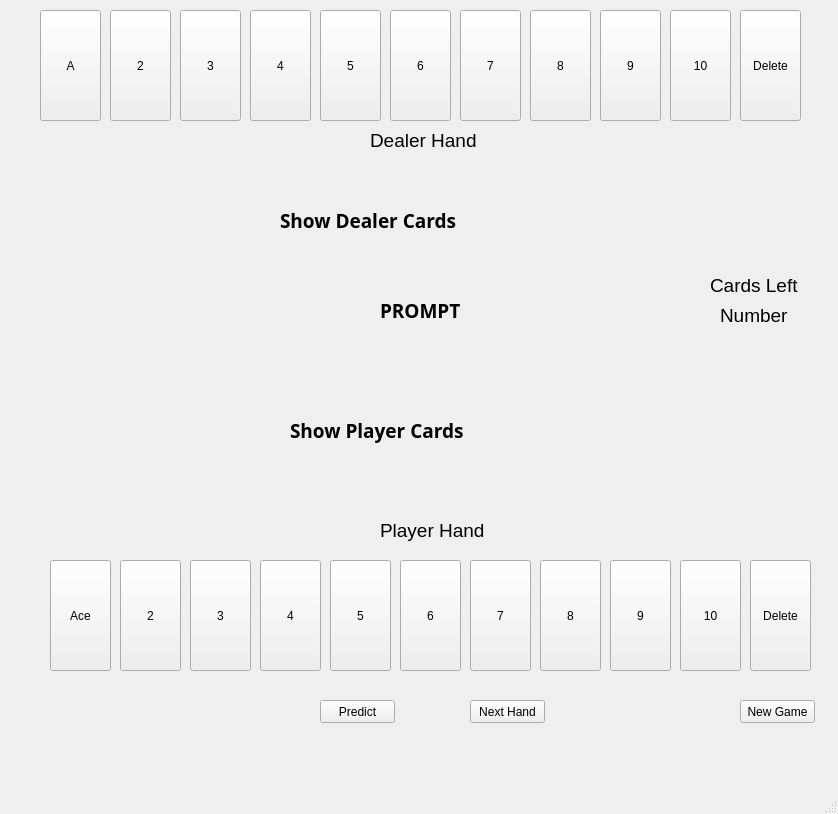
<?xml version="1.0" encoding="UTF-8"?>
<ui version="4.0">
 <class>MainWindow</class>
 <widget class="QMainWindow" name="MainWindow">
  <property name="geometry">
   <rect>
    <x>0</x>
    <y>0</y>
    <width>838</width>
    <height>814</height>
   </rect>
  </property>
  <property name="windowTitle">
   <string>MainWindow</string>
  </property>
  <widget class="QWidget" name="centralwidget">
   <property name="enabled">
    <bool>true</bool>
   </property>
   <widget class="QPushButton" name="playerA">
    <property name="geometry">
     <rect>
      <x>50</x>
      <y>560</y>
      <width>61</width>
      <height>111</height>
     </rect>
    </property>
    <property name="text">
     <string>Ace</string>
    </property>
   </widget>
   <widget class="QPushButton" name="player2">
    <property name="geometry">
     <rect>
      <x>120</x>
      <y>560</y>
      <width>61</width>
      <height>111</height>
     </rect>
    </property>
    <property name="text">
     <string>2</string>
    </property>
   </widget>
   <widget class="QPushButton" name="player3">
    <property name="geometry">
     <rect>
      <x>190</x>
      <y>560</y>
      <width>61</width>
      <height>111</height>
     </rect>
    </property>
    <property name="text">
     <string>3</string>
    </property>
   </widget>
   <widget class="QPushButton" name="player4">
    <property name="geometry">
     <rect>
      <x>260</x>
      <y>560</y>
      <width>61</width>
      <height>111</height>
     </rect>
    </property>
    <property name="text">
     <string>4</string>
    </property>
   </widget>
   <widget class="QPushButton" name="player5">
    <property name="geometry">
     <rect>
      <x>330</x>
      <y>560</y>
      <width>61</width>
      <height>111</height>
     </rect>
    </property>
    <property name="text">
     <string>5</string>
    </property>
   </widget>
   <widget class="QPushButton" name="player6">
    <property name="geometry">
     <rect>
      <x>400</x>
      <y>560</y>
      <width>61</width>
      <height>111</height>
     </rect>
    </property>
    <property name="text">
     <string>6</string>
    </property>
   </widget>
   <widget class="QPushButton" name="player7">
    <property name="geometry">
     <rect>
      <x>470</x>
      <y>560</y>
      <width>61</width>
      <height>111</height>
     </rect>
    </property>
    <property name="text">
     <string>7</string>
    </property>
   </widget>
   <widget class="QPushButton" name="player8">
    <property name="geometry">
     <rect>
      <x>540</x>
      <y>560</y>
      <width>61</width>
      <height>111</height>
     </rect>
    </property>
    <property name="text">
     <string>8</string>
    </property>
   </widget>
   <widget class="QPushButton" name="player9">
    <property name="geometry">
     <rect>
      <x>610</x>
      <y>560</y>
      <width>61</width>
      <height>111</height>
     </rect>
    </property>
    <property name="text">
     <string>9</string>
    </property>
   </widget>
   <widget class="QPushButton" name="player10">
    <property name="geometry">
     <rect>
      <x>680</x>
      <y>560</y>
      <width>61</width>
      <height>111</height>
     </rect>
    </property>
    <property name="text">
     <string>10</string>
    </property>
   </widget>
   <widget class="QPushButton" name="dealer2">
    <property name="geometry">
     <rect>
      <x>110</x>
      <y>10</y>
      <width>61</width>
      <height>111</height>
     </rect>
    </property>
    <property name="text">
     <string>2</string>
    </property>
   </widget>
   <widget class="QPushButton" name="dealer5">
    <property name="geometry">
     <rect>
      <x>320</x>
      <y>10</y>
      <width>61</width>
      <height>111</height>
     </rect>
    </property>
    <property name="text">
     <string>5</string>
    </property>
   </widget>
   <widget class="QPushButton" name="dealer10">
    <property name="geometry">
     <rect>
      <x>670</x>
      <y>10</y>
      <width>61</width>
      <height>111</height>
     </rect>
    </property>
    <property name="text">
     <string>10</string>
    </property>
   </widget>
   <widget class="QPushButton" name="dealer4">
    <property name="enabled">
     <bool>true</bool>
    </property>
    <property name="geometry">
     <rect>
      <x>250</x>
      <y>10</y>
      <width>61</width>
      <height>111</height>
     </rect>
    </property>
    <property name="text">
     <string>4</string>
    </property>
   </widget>
   <widget class="QPushButton" name="dealer9">
    <property name="geometry">
     <rect>
      <x>600</x>
      <y>10</y>
      <width>61</width>
      <height>111</height>
     </rect>
    </property>
    <property name="text">
     <string>9</string>
    </property>
   </widget>
   <widget class="QPushButton" name="dealer6">
    <property name="geometry">
     <rect>
      <x>390</x>
      <y>10</y>
      <width>61</width>
      <height>111</height>
     </rect>
    </property>
    <property name="text">
     <string>6</string>
    </property>
   </widget>
   <widget class="QPushButton" name="dealer7">
    <property name="geometry">
     <rect>
      <x>460</x>
      <y>10</y>
      <width>61</width>
      <height>111</height>
     </rect>
    </property>
    <property name="text">
     <string>7</string>
    </property>
   </widget>
   <widget class="QPushButton" name="dealer8">
    <property name="geometry">
     <rect>
      <x>530</x>
      <y>10</y>
      <width>61</width>
      <height>111</height>
     </rect>
    </property>
    <property name="text">
     <string>8</string>
    </property>
   </widget>
   <widget class="QPushButton" name="dealerA">
    <property name="geometry">
     <rect>
      <x>40</x>
      <y>10</y>
      <width>61</width>
      <height>111</height>
     </rect>
    </property>
    <property name="text">
     <string>A</string>
    </property>
   </widget>
   <widget class="QPushButton" name="dealer3">
    <property name="geometry">
     <rect>
      <x>180</x>
      <y>10</y>
      <width>61</width>
      <height>111</height>
     </rect>
    </property>
    <property name="text">
     <string>3</string>
    </property>
   </widget>
   <widget class="QPushButton" name="playerDelete">
    <property name="geometry">
     <rect>
      <x>750</x>
      <y>560</y>
      <width>61</width>
      <height>111</height>
     </rect>
    </property>
    <property name="text">
     <string>Delete</string>
    </property>
   </widget>
   <widget class="QPushButton" name="dealerDelete">
    <property name="geometry">
     <rect>
      <x>740</x>
      <y>10</y>
      <width>61</width>
      <height>111</height>
     </rect>
    </property>
    <property name="text">
     <string>Delete</string>
    </property>
   </widget>
   <widget class="QLabel" name="DealeHand">
    <property name="geometry">
     <rect>
      <x>370</x>
      <y>120</y>
      <width>111</width>
      <height>41</height>
     </rect>
    </property>
    <property name="font">
     <font>
      <pointsize>14</pointsize>
     </font>
    </property>
    <property name="text">
     <string>Dealer Hand</string>
    </property>
   </widget>
   <widget class="QLabel" name="PlayerHand">
    <property name="geometry">
     <rect>
      <x>380</x>
      <y>510</y>
      <width>111</width>
      <height>41</height>
     </rect>
    </property>
    <property name="font">
     <font>
      <pointsize>14</pointsize>
     </font>
    </property>
    <property name="text">
     <string>Player Hand</string>
    </property>
   </widget>
   <widget class="QPushButton" name="predict">
    <property name="geometry">
     <rect>
      <x>320</x>
      <y>700</y>
      <width>75</width>
      <height>23</height>
     </rect>
    </property>
    <property name="text">
     <string>Predict</string>
    </property>
   </widget>
   <widget class="QPushButton" name="nextHand">
    <property name="geometry">
     <rect>
      <x>470</x>
      <y>700</y>
      <width>75</width>
      <height>23</height>
     </rect>
    </property>
    <property name="text">
     <string>Next Hand</string>
    </property>
   </widget>
   <widget class="QLabel" name="Prompt">
    <property name="geometry">
     <rect>
      <x>380</x>
      <y>290</y>
      <width>81</width>
      <height>41</height>
     </rect>
    </property>
    <property name="font">
     <font>
      <family>Segoe MDL2 Assets</family>
      <pointsize>14</pointsize>
      <weight>75</weight>
      <bold>true</bold>
     </font>
    </property>
    <property name="text">
     <string>PROMPT</string>
    </property>
   </widget>
   <widget class="QLabel" name="CardLabel">
    <property name="geometry">
     <rect>
      <x>710</x>
      <y>270</y>
      <width>91</width>
      <height>31</height>
     </rect>
    </property>
    <property name="font">
     <font>
      <pointsize>14</pointsize>
     </font>
    </property>
    <property name="text">
     <string>Cards Left</string>
    </property>
   </widget>
   <widget class="QLabel" name="NumberCardsLeft">
    <property name="geometry">
     <rect>
      <x>720</x>
      <y>300</y>
      <width>71</width>
      <height>31</height>
     </rect>
    </property>
    <property name="font">
     <font>
      <pointsize>14</pointsize>
     </font>
    </property>
    <property name="text">
     <string>Number</string>
    </property>
   </widget>
   <widget class="QPushButton" name="newGame">
    <property name="geometry">
     <rect>
      <x>740</x>
      <y>700</y>
      <width>75</width>
      <height>23</height>
     </rect>
    </property>
    <property name="text">
     <string>New Game</string>
    </property>
   </widget>
   <widget class="QLabel" name="PlayerCards">
    <property name="geometry">
     <rect>
      <x>290</x>
      <y>400</y>
      <width>411</width>
      <height>61</height>
     </rect>
    </property>
    <property name="font">
     <font>
      <family>Segoe MDL2 Assets</family>
      <pointsize>14</pointsize>
      <weight>75</weight>
      <bold>true</bold>
     </font>
    </property>
    <property name="text">
     <string>Show Player Cards</string>
    </property>
   </widget>
   <widget class="QLabel" name="DealerCards">
    <property name="geometry">
     <rect>
      <x>280</x>
      <y>190</y>
      <width>411</width>
      <height>61</height>
     </rect>
    </property>
    <property name="font">
     <font>
      <family>Segoe MDL2 Assets</family>
      <pointsize>14</pointsize>
      <weight>75</weight>
      <bold>true</bold>
     </font>
    </property>
    <property name="text">
     <string>Show Dealer Cards</string>
    </property>
   </widget>
  </widget>
  <widget class="QMenuBar" name="menubar">
   <property name="geometry">
    <rect>
     <x>0</x>
     <y>0</y>
     <width>838</width>
     <height>21</height>
    </rect>
   </property>
  </widget>
  <widget class="QStatusBar" name="statusbar"/>
 </widget>
 <resources/>
 <connections/>
</ui>
